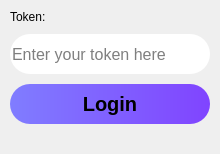
      <widget class="QWidget" name="tab">
       <property name="cursor">
        <cursorShape>PointingHandCursor</cursorShape>
       </property>
       <attribute name="title">
        <string>Token</string>
       </attribute>
       <layout class="QVBoxLayout" name="verticalLayout_2">
        <property name="spacing">
         <number>10</number>
        </property>
        <property name="leftMargin">
         <number>10</number>
        </property>
        <property name="topMargin">
         <number>10</number>
        </property>
        <property name="rightMargin">
         <number>10</number>
        </property>
        <property name="bottomMargin">
         <number>10</number>
        </property>
        <item alignment="Qt::AlignmentFlag::AlignTop">
         <widget class="QLabel" name="label">
          <property name="sizePolicy">
           <sizepolicy hsizetype="Preferred" vsizetype="Preferred">
            <horstretch>0</horstretch>
            <verstretch>0</verstretch>
           </sizepolicy>
          </property>
          <property name="text">
           <string>Token:</string>
          </property>
          <property name="margin">
           <number>10</number>
          </property>
         </widget>
        </item>
        <item alignment="Qt::AlignmentFlag::AlignTop">
         <widget class="QLineEdit" name="token_login_input">
          <property name="enabled">
           <bool>true</bool>
          </property>
          <property name="minimumSize">
           <size>
            <width>0</width>
            <height>40</height>
           </size>
          </property>
          <property name="maximumSize">
           <size>
            <width>500</width>
            <height>16777215</height>
           </size>
          </property>
          <property name="font">
           <font>
            <pointsize>12</pointsize>
           </font>
          </property>
          <property name="styleSheet">
           <string notr="true">border-radius:20px</string>
          </property>
          <property name="echoMode">
           <enum>QLineEdit::EchoMode::Password</enum>
          </property>
          <property name="placeholderText">
           <string>Enter your token here</string>
          </property>
         </widget>
        </item>
        <item alignment="Qt::AlignmentFlag::AlignHCenter|Qt::AlignmentFlag::AlignTop">
         <widget class="QPushButton" name="login_button_token">
          <property name="enabled">
           <bool>true</bool>
          </property>
          <property name="minimumSize">
           <size>
            <width>200</width>
            <height>40</height>
           </size>
          </property>
          <property name="maximumSize">
           <size>
            <width>16777215</width>
            <height>16777215</height>
           </size>
          </property>
          <property name="font">
           <font>
            <pointsize>15</pointsize>
            <bold>true</bold>
           </font>
          </property>
          <property name="cursor">
           <cursorShape>PointingHandCursor</cursorShape>
          </property>
          <property name="styleSheet">
           <string notr="true">QPushButton{
background: qlineargradient(spread:pad, x1:1, y1:0, x2:0, y2:0, stop:0 rgba(128, 68, 255, 255), stop:1 rgba(128, 125, 255, 255));
border-radius: 20px;
}
QPushButton:!enabled {
/*background: qlineargradient(spread:pad, x1:1, y1:0, x2:0, y2:0, stop:1 #bababa, stop:0 #828282);*/
background: qlineargradient(spread:pad, x1:1, y1:0, x2:0, y2:0, stop:0 #5930b3, stop:1 #5957b3);
}</string>
          </property>
          <property name="text">
           <string>Login</string>
          </property>
         </widget>
        </item>
        <item>
         <spacer name="verticalSpacer">
          <property name="orientation">
           <enum>Qt::Orientation::Vertical</enum>
          </property>
          <property name="sizeHint" stdset="0">
           <size>
            <width>20</width>
            <height>20</height>
           </size>
          </property>
         </spacer>
        </item>
       </layout>
      </widget>
